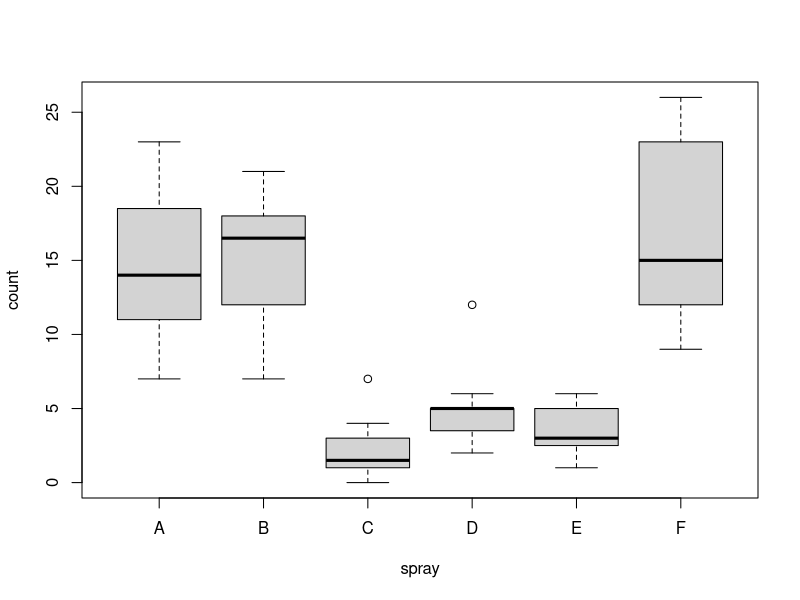
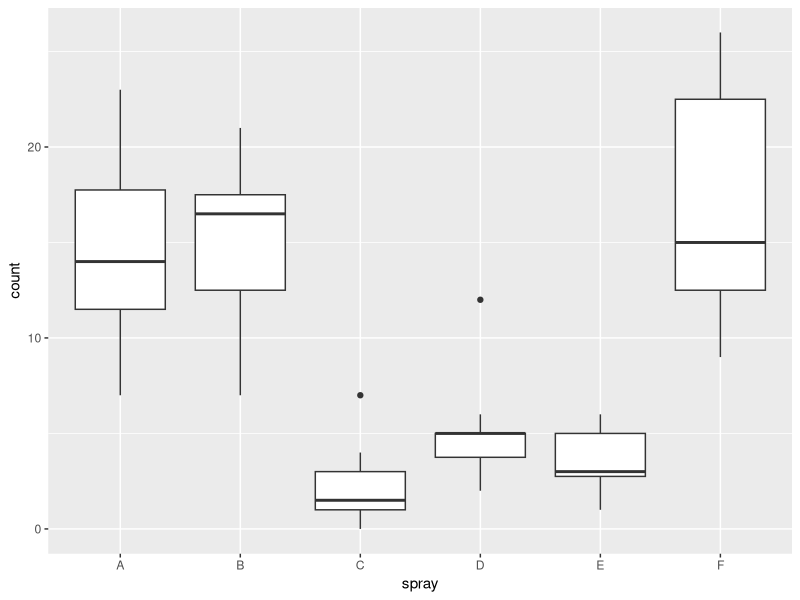

Recreate these plots in R, in order.
## ---- chunk 1
#| collapse: true
#| code-overflow: wrap
#| prompt: true
#| comment: "#>"
str(InsectSprays)
boxplot(count ~ spray, data = InsectSprays)
## ---- chunk 2
library(ggplot2)
ggplot(data = InsectSprays, aes(x = spray, y = count)) +
  geom_boxplot()
